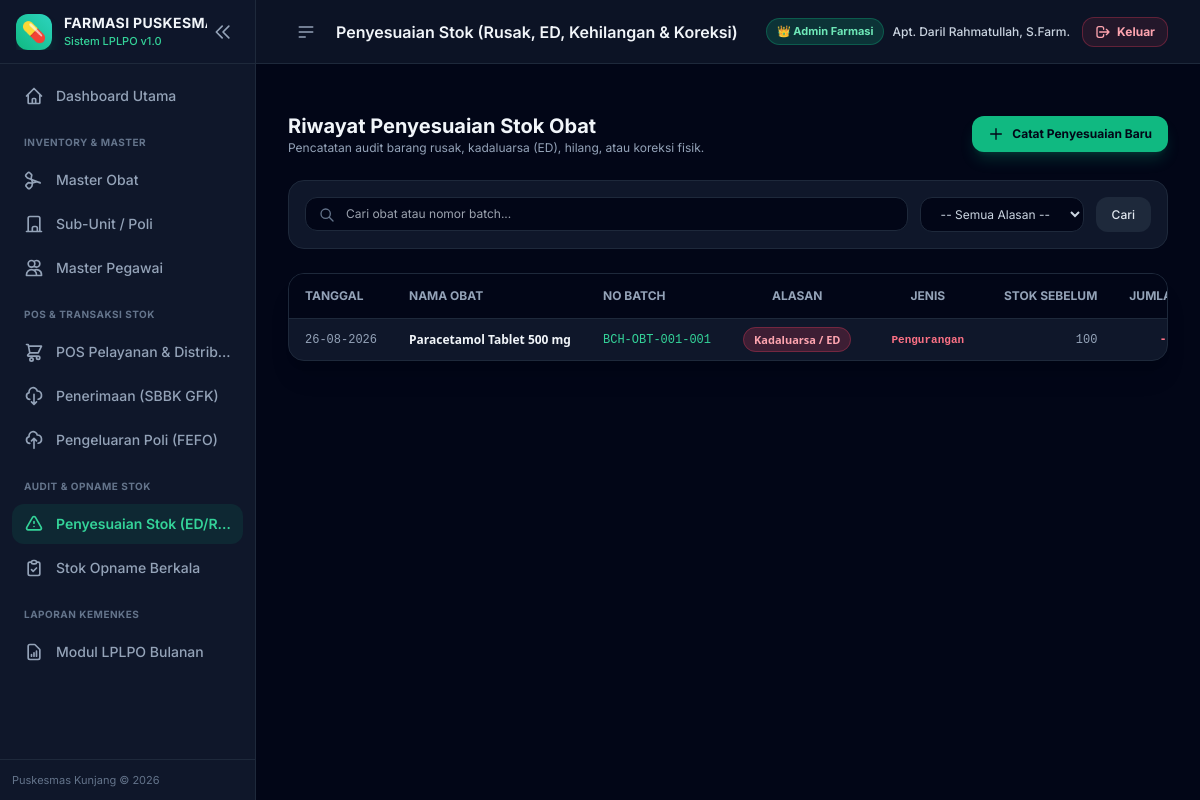
Screenshot of /penyesuaian/ (signed in) with the database file from the repository.
### app/models.py (models this page shows, shortened)
class BaseModel(db.Model):
    __abstract__ = True

class PenyesuaianStok(BaseModel):
    __tablename__ = 'penyesuaian_stok'
    id = db.Column(db.Integer, primary_key=True)
    batch_id = db.Column(db.Integer, db.ForeignKey('batch_obat.id'), nullable=False)
    obat_id = db.Column(db.Integer, db.ForeignKey('obat.id'), nullable=False)
    jenis_penyesuaian = db.Column(db.String(20), nullable=False)  # 'Pengurangan' atau 'Penambahan'
    kategori_alasan = db.Column(db.String(50), nullable=False)   # 'Rusak', 'Hilang', 'Expired (ED)', 'Koreksi Fisik', 'Lain-lain'
    stok_sebelum = db.Column(db.Integer, nullable=False)
    jumlah_penyesuaian = db.Column(db.Integer, nullable=False)
    stok_setelah = db.Column(db.Integer, nullable=False)
    tanggal_penyesuaian = db.Column(db.Date, default=date.today)
    keterangan = db.Column(db.Text)
    petugas = db.Column(db.String(100), default='Daril Rahmatullah, S. Farm.')
    created_at = db.Column(db.DateTime, default=datetime.utcnow)
    batch = db.relationship('BatchObat')
    obat = db.relationship('Obat')

class Obat(BaseModel):
    __tablename__ = 'obat'
    id = db.Column(db.Integer, primary_key=True)
    kode_obat = db.Column(db.String(50), unique=True, nullable=False, index=True)
    nama_obat = db.Column(db.String(150), nullable=False)
    bentuk_sediaan = db.Column(db.String(50), default='Tablet')
    satuan = db.Column(db.String(30), default='Tablet')
    kategori = db.Column(db.String(50), default='Generik')
    harga_satuan = db.Column(db.Float, default=0.0)
    stok_minimum = db.Column(db.Integer, default=10)
    buffer_percent = db.Column(db.Float, default=0.20)
    created_at = db.Column(db.DateTime, default=datetime.utcnow)
    batches = db.relationship('BatchObat', backref='obat', lazy=True, cascade="all, delete-orphan")

class BatchObat(BaseModel):
    __tablename__ = 'batch_obat'
    id = db.Column(db.Integer, primary_key=True)
    obat_id = db.Column(db.Integer, db.ForeignKey('obat.id'), nullable=False)
    no_batch = db.Column(db.String(50), nullable=False)
    expired_date = db.Column(db.Date, nullable=False)
    stok_awal = db.Column(db.Integer, default=0)
    stok_sekarang = db.Column(db.Integer, default=0)
    sumber_dana = db.Column(db.String(50), default='APBD')
    harga_batch = db.Column(db.Float, default=0.0)
    created_at = db.Column(db.DateTime, default=datetime.utcnow)

### app/routes/penyesuaian.py (the view)
@penyesuaian_bp.route('/')
def list_penyesuaian():
    page = request.args.get('page', 1, type=int)
    query = request.args.get('q', '').strip()
    alasan_filter = request.args.get('alasan', '').strip()
    penyesuaian_query = PenyesuaianStok.query.join(Obat).join(BatchObat)
    if query:
        penyesuaian_query = penyesuaian_query.filter(
            (Obat.nama_obat.ilike(f'%{query}%')) |
            (Obat.kode_obat.ilike(f'%{query}%')) |
            (BatchObat.no_batch.ilike(f'%{query}%'))
        )
    if alasan_filter:
        penyesuaian_query = penyesuaian_query.filter(PenyesuaianStok.kategori_alasan == alasan_filter)
    pagination = penyesuaian_query.order_by(PenyesuaianStok.created_at.desc()).paginate(page=page, per_page=15, error_out=False)
    records = pagination.items
    obats = Obat.query.order_by(Obat.nama_obat.asc()).all()
    return render_template('penyesuaian/list.html', records=records, pagination=pagination, obats=obats, query=query, selected_alasan=alasan_filter)

### app/templates/penyesuaian/list.html (shortened to what this page needs)
{% extends 'base.html' %}
{% block header_title %}Penyesuaian Stok (Rusak, ED, Kehilangan & Koreksi){% endblock %}
{% block content %}
<div class="space-y-6">
    <div class="flex flex-col sm:flex-row items-start sm:items-center justify-between gap-4">
        <div>
            <h3 class="text-xl font-bold text-slate-100">Riwayat Penyesuaian Stok Obat</h3>
            <p class="text-xs text-slate-400">Pencatatan audit barang rusak, kadaluarsa (ED), hilang, atau koreksi fisik.</p>
        </div>
        <a href="{{ url_for('penyesuaian.tambah_penyesuaian') }}" class="px-4 py-2.5 bg-emerald-500 hover:bg-emerald-400 text-slate-950 font-bold rounded-xl transition-all shadow-lg shadow-emerald-500/20 text-xs flex items-center gap-2">
            <svg class="w-4 h-4" fill="none" stroke="currentColor" viewBox="0 0 24 24"><path stroke-linecap="round" stroke-linejoin="round" stroke-width="2" d="M12 4v16m8-8H4"/></svg>
            Catat Penyesuaian Baru
        </a>
    </div>
    <div class="bg-slate-900 p-4 rounded-2xl border border-slate-800 flex flex-col md:flex-row gap-4 justify-between items-center">
        <form method="GET" action="{{ url_for('penyesuaian.list_penyesuaian') }}" class="flex flex-col sm:flex-row gap-3 w-full">
            <div class="relative flex-1">
                <input type="text" name="q" value="{{ query }}" placeholder="Cari obat atau nomor batch..." class="w-full pl-10 pr-4 py-2 bg-slate-950 border border-slate-800 rounded-xl text-xs text-slate-100 focus:outline-none focus:border-emerald-500">
                <svg class="w-4 h-4 text-slate-500 absolute left-3.5 top-2.5" fill="none" stroke="currentColor" viewBox="0 0 24 24"><path stroke-linecap="round" stroke-linejoin="round" stroke-width="2" d="M21 21l-6-6m2-5a7 7 0 11-14 0 7 7 0 0114 0z"/></svg>
            </div>
            <select name="alasan" onchange="this.form.submit()" class="bg-slate-950 border border-slate-800 text-xs text-slate-300 rounded-xl px-4 py-2 focus:outline-none focus:border-emerald-500">
                <option value="">-- Semua Alasan --</option>
            </select>
            <button type="submit" class="px-4 py-2 bg-slate-800 hover:bg-slate-700 text-slate-200 text-xs font-medium rounded-xl">Cari</button>
        </form>
    </div>
    <div class="bg-slate-900 rounded-2xl border border-slate-800 overflow-hidden shadow-xl">
        <div class="overflow-x-auto">
            <table class="w-full text-xs text-left">
                <thead class="bg-slate-950 text-slate-400 uppercase font-semibold border-b border-slate-800 whitespace-nowrap">
                    <tr>
                        <th class="px-4 py-3.5">Tanggal</th>
                        <th class="px-4 py-3.5">Nama Obat</th>
                        <th class="px-4 py-3.5">No Batch</th>
                        <th class="px-4 py-3.5 text-center">Alasan</th>
                        <th class="px-4 py-3.5 text-center">Jenis</th>
                        <th class="px-4 py-3.5 text-right">Stok Sebelum</th>
                        <th class="px-4 py-3.5 text-right">Jumlah</th>
                    </tr>
                </thead>
                <tbody class="divide-y divide-slate-800/60 font-sans">
                    {% if records %}
                        {% for r in records %}
                        <tr class="hover:bg-slate-800/40 transition-colors">
                            <td class="px-4 py-3 font-mono text-slate-400 whitespace-nowrap">{{ r.tanggal_penyesuaian.strftime('%d-%m-%Y') }}</td>
                            <td class="px-4 py-3 font-bold text-slate-100 whitespace-nowrap">{{ r.obat.nama_obat }}</td>
                            <td class="px-4 py-3 font-mono text-emerald-400 whitespace-nowrap">{{ r.batch.no_batch }}</td>
                            <td class="px-4 py-3 text-center whitespace-nowrap">
                                <span class="px-2.5 py-1 rounded-full text-[11px] font-bold {{ 'bg-rose-500/20 text-rose-300 border border-rose-500/30' if r.kategori_alasan in ['Rusak / Cacat', 'Kadaluarsa / ED', 'Kehilangan'] else 'bg-amber-500/20 text-amber-300 border border-amber-500/30' }}">
                                    {{ r.kategori_alasan }}
                                </span>
                            </td>
                            <td class="px-4 py-3 text-center whitespace-nowrap">
                                <span class="px-2 py-0.5 rounded text-[11px] font-mono font-bold {{ 'text-rose-400' if r.jenis_penyesuaian == 'Pengurangan' else 'text-emerald-400' }}">
                                    {{ r.jenis_penyesuaian }}
                                </span>
                            </td>
                            <td class="px-4 py-3 text-right font-mono text-slate-400 whitespace-nowrap">{{ r.stok_sebelum|number }}</td>
                            <td class="px-4 py-3 text-right font-mono font-bold whitespace-nowrap {{ 'text-rose-400' if r.jenis_penyesuaian == 'Pengurangan' else 'text-emerald-400' }}">
                                {{ '-' if r.jenis_penyesuaian == 'Pengurangan' else '+' }}{{ r.jumlah_penyesuaian|number }}
                            </td>
                        </tr>
                        {% endfor %}
                    {% else %}
                        <tr>
                            <td colspan="9" class="text-center py-8 text-slate-500 text-xs">
                                Belum ada riwayat penyesuaian stok obat.
                            </td>
                        </tr>
                    {% endif %}
                </tbody>
            </table>
        </div>
    </div>
</div>
{% endblock %}

### app/templates/base.html (style rules this page uses)
body { font-family: 'Inter', sans-serif; }

### rows the page displays
PenyesuaianStok: tanggal_penyesuaian "26-08-2026", obat.nama_obat "Paracetamol Tablet 500 mg", batch.no_batch "BCH-OBT-001-001", kategori_alasan "Kadaluarsa / ED", jenis_penyesuaian "Pengurangan", stok_sebelum|number "100", jenis_penyesuaian "-"

### other values shown
{{ session.get('nama_lengkap') }} "Apt. Daril Rahmatullah, S.Farm."
